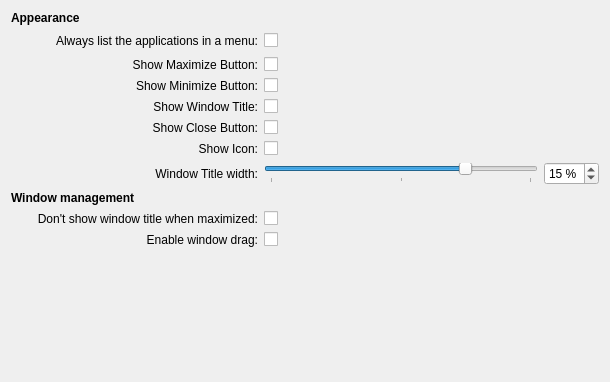
<?xml version="1.0" encoding="UTF-8"?>
<ui version="4.0">
 <class>GeneralConfig</class>
 <widget class="QWidget" name="GeneralConfig">
  <property name="geometry">
   <rect>
    <x>0</x>
    <y>0</y>
    <width>610</width>
    <height>382</height>
   </rect>
  </property>
  <layout class="QGridLayout" name="gridLayout">
   <item row="4" column="1">
    <widget class="QLabel" name="label_4">
     <property name="text">
      <string>Show Minimize Button:</string>
     </property>
     <property name="alignment">
      <set>Qt::AlignRight|Qt::AlignTrailing|Qt::AlignVCenter</set>
     </property>
    </widget>
   </item>
   <item row="11" column="1">
    <widget class="QLabel" name="label_10">
     <property name="text">
      <string>Don't show window title when maximized:</string>
     </property>
     <property name="alignment">
      <set>Qt::AlignRight|Qt::AlignTrailing|Qt::AlignVCenter</set>
     </property>
    </widget>
   </item>
   <item row="3" column="2">
    <widget class="QCheckBox" name="showMaximize">
     <property name="text">
      <string/>
     </property>
    </widget>
   </item>
   <item row="4" column="2">
    <widget class="QCheckBox" name="showMinimize">
     <property name="text">
      <string/>
     </property>
    </widget>
   </item>
   <item row="1" column="0" colspan="3">
    <widget class="QLabel" name="label">
     <property name="text">
      <string>&lt;b&gt;Appearance&lt;/b&gt;</string>
     </property>
    </widget>
   </item>
   <item row="2" column="2">
    <widget class="QCheckBox" name="alwaysUseDialog">
     <property name="text">
      <string/>
     </property>
    </widget>
   </item>
   <item row="3" column="1">
    <widget class="QLabel" name="label_3">
     <property name="text">
      <string>Show Maximize Button:</string>
     </property>
     <property name="alignment">
      <set>Qt::AlignRight|Qt::AlignTrailing|Qt::AlignVCenter</set>
     </property>
    </widget>
   </item>
   <item row="2" column="0">
    <spacer name="horizontalSpacer">
     <property name="orientation">
      <enum>Qt::Horizontal</enum>
     </property>
     <property name="sizeType">
      <enum>QSizePolicy::Fixed</enum>
     </property>
     <property name="sizeHint" stdset="0">
      <size>
       <width>20</width>
       <height>20</height>
      </size>
     </property>
    </spacer>
   </item>
   <item row="12" column="1">
    <widget class="QLabel" name="label_11">
     <property name="text">
      <string>Enable window drag:</string>
     </property>
     <property name="alignment">
      <set>Qt::AlignRight|Qt::AlignTrailing|Qt::AlignVCenter</set>
     </property>
    </widget>
   </item>
   <item row="6" column="2">
    <widget class="QCheckBox" name="showClose">
     <property name="text">
      <string/>
     </property>
    </widget>
   </item>
   <item row="13" column="1">
    <spacer name="verticalSpacer">
     <property name="orientation">
      <enum>Qt::Vertical</enum>
     </property>
     <property name="sizeHint" stdset="0">
      <size>
       <width>20</width>
       <height>40</height>
      </size>
     </property>
    </spacer>
   </item>
   <item row="11" column="2">
    <widget class="QCheckBox" name="borderlessMaximizedWindow">
     <property name="text">
      <string/>
     </property>
    </widget>
   </item>
   <item row="7" column="1">
    <widget class="QLabel" name="label_8">
     <property name="text">
      <string>Show Icon:</string>
     </property>
     <property name="alignment">
      <set>Qt::AlignRight|Qt::AlignTrailing|Qt::AlignVCenter</set>
     </property>
    </widget>
   </item>
   <item row="7" column="2">
    <widget class="QCheckBox" name="showIcon">
     <property name="text">
      <string/>
     </property>
    </widget>
   </item>
   <item row="8" column="1">
    <widget class="QLabel" name="label_9">
     <property name="text">
      <string>Window Title width:</string>
     </property>
     <property name="alignment">
      <set>Qt::AlignRight|Qt::AlignTrailing|Qt::AlignVCenter</set>
     </property>
    </widget>
   </item>
   <item row="5" column="2">
    <widget class="QCheckBox" name="showTitle">
     <property name="text">
      <string/>
     </property>
    </widget>
   </item>
   <item row="5" column="1">
    <widget class="QLabel" name="label_5">
     <property name="text">
      <string>Show Window Title:</string>
     </property>
     <property name="alignment">
      <set>Qt::AlignRight|Qt::AlignTrailing|Qt::AlignVCenter</set>
     </property>
    </widget>
   </item>
   <item row="6" column="1">
    <widget class="QLabel" name="label_7">
     <property name="text">
      <string>Show Close Button:</string>
     </property>
     <property name="alignment">
      <set>Qt::AlignRight|Qt::AlignTrailing|Qt::AlignVCenter</set>
     </property>
    </widget>
   </item>
   <item row="9" column="0" colspan="3">
    <widget class="QLabel" name="label_6">
     <property name="text">
      <string>&lt;b&gt;Window management&lt;/b&gt;</string>
     </property>
    </widget>
   </item>
   <item row="2" column="1">
    <widget class="QLabel" name="label_2">
     <property name="text">
      <string>Always list the applications in a menu:</string>
     </property>
     <property name="alignment">
      <set>Qt::AlignRight|Qt::AlignTrailing|Qt::AlignVCenter</set>
     </property>
    </widget>
   </item>
   <item row="8" column="2">
    <widget class="QSlider" name="windowSizeSlider">
     <property name="maximum">
      <number>20</number>
     </property>
     <property name="singleStep">
      <number>5</number>
     </property>
     <property name="pageStep">
      <number>10</number>
     </property>
     <property name="value">
      <number>15</number>
     </property>
     <property name="tracking">
      <bool>true</bool>
     </property>
     <property name="orientation">
      <enum>Qt::Horizontal</enum>
     </property>
     <property name="invertedAppearance">
      <bool>false</bool>
     </property>
     <property name="invertedControls">
      <bool>false</bool>
     </property>
     <property name="tickPosition">
      <enum>QSlider::TicksBelow</enum>
     </property>
     <property name="tickInterval">
      <number>10</number>
     </property>
    </widget>
   </item>
   <item row="12" column="2">
    <widget class="QCheckBox" name="windowDrag">
     <property name="text">
      <string/>
     </property>
    </widget>
   </item>
   <item row="8" column="3">
    <widget class="QSpinBox" name="windowSizeSpinBox">
     <property name="suffix">
      <string> %</string>
     </property>
     <property name="prefix">
      <string/>
     </property>
     <property name="maximum">
      <number>20</number>
     </property>
     <property name="singleStep">
      <number>10</number>
     </property>
     <property name="value">
      <number>15</number>
     </property>
    </widget>
   </item>
  </layout>
 </widget>
 <resources/>
 <connections/>
</ui>
